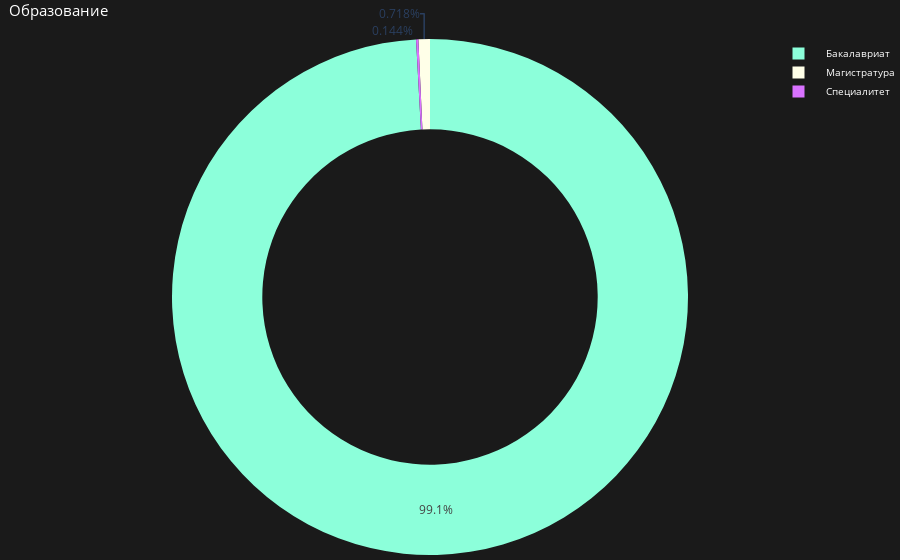

This figure's notebook cell:
### Code cell
fig_education = create_education_plot(education_distribution)
fig_education.show(config={'displayModeBar': False})

### Figure 1 — Plotly figure (JSON) as saved in the notebook; plotly's stock layout.template omitted (floating-point values rounded to 4 significant figures)
{"data": [{"domain": {"x": [0, 1], "y": [0, 1]}, "hole": 0.65, "hovertemplate": "<b>%{label}</b><br>Количество: %{value}<extra></extra>", "hovertext": ["Бакалавриат", "Магистратура", "Специалитет"], "labels": ["Бакалавриат", "Магистратура", "Специалитет"], "legendgroup": "", "name": "", "showlegend": true, "type": "pie", "values": [690, 5, 1]}], "layout": {"legend": {"bgcolor": "rgba(0,0,0,0)", "bordercolor": "rgba(0,0,0,0)", "font": {"color": "white", "size": 10}, "itemwidth": 45, "tracegroupgap": 0, "x": 1, "y": 1}, "margin": {"b": 0, "l": 0, "r": 0, "t": 30}, "paper_bgcolor": "#1a1a1a", "piecolorway": ["#8CFFDA", "#FFFFE8", "#D972FF", "#8447FF"], "title": {"font": {"color": "white", "size": 15}, "text": "Образование", "x": 0.01, "y": 0.99}}}
